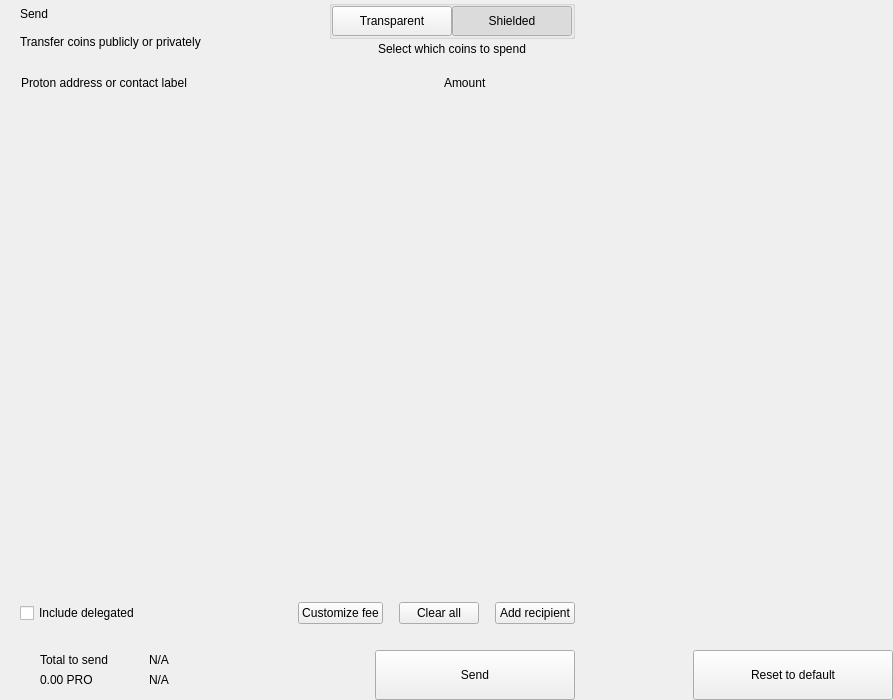
<?xml version="1.0" encoding="UTF-8"?>
<ui version="4.0">
 <class>send</class>
 <widget class="QWidget" name="send">
  <property name="geometry">
   <rect>
    <x>0</x>
    <y>0</y>
    <width>893</width>
    <height>700</height>
   </rect>
  </property>
  <property name="windowTitle">
   <string>Form</string>
  </property>
  <layout class="QHBoxLayout" name="horizontalLayout_2" stretch="2,1">
   <property name="spacing">
    <number>0</number>
   </property>
   <property name="leftMargin">
    <number>0</number>
   </property>
   <property name="topMargin">
    <number>0</number>
   </property>
   <property name="rightMargin">
    <number>0</number>
   </property>
   <property name="bottomMargin">
    <number>0</number>
   </property>
   <item>
    <widget class="QWidget" name="left" native="true">
     <layout class="QVBoxLayout" name="verticalLayout_3">
      <property name="spacing">
       <number>0</number>
      </property>
      <property name="leftMargin">
       <number>0</number>
      </property>
      <property name="topMargin">
       <number>0</number>
      </property>
      <property name="rightMargin">
       <number>0</number>
      </property>
      <property name="bottomMargin">
       <number>0</number>
      </property>
      <item>
       <layout class="QVBoxLayout" name="verticalLayout_22" stretch="0,0,0,1,0,0,0,0">
        <property name="spacing">
         <number>0</number>
        </property>
        <item>
         <layout class="QHBoxLayout" name="horizontalLayout_3">
          <property name="spacing">
           <number>0</number>
          </property>
          <property name="leftMargin">
           <number>20</number>
          </property>
          <property name="rightMargin">
           <number>20</number>
          </property>
          <item>
           <layout class="QVBoxLayout" name="verticalLayout">
            <property name="spacing">
             <number>0</number>
            </property>
            <item>
             <widget class="QLabel" name="labelTitle">
              <property name="text">
               <string>Send</string>
              </property>
              <property name="alignment">
               <set>Qt::AlignLeading|Qt::AlignLeft|Qt::AlignVCenter</set>
              </property>
             </widget>
            </item>
            <item>
             <widget class="QLabel" name="labelSubtitle1">
              <property name="text">
               <string>Transfer coins publicly or privately</string>
              </property>
             </widget>
            </item>
           </layout>
          </item>
          <item>
           <spacer name="horizontalSpacer">
            <property name="orientation">
             <enum>Qt::Horizontal</enum>
            </property>
            <property name="sizeHint" stdset="0">
             <size>
              <width>40</width>
              <height>20</height>
             </size>
            </property>
           </spacer>
          </item>
          <item>
           <layout class="QVBoxLayout" name="verticalLayout_6">
            <property name="spacing">
             <number>3</number>
            </property>
            <item alignment="Qt::AlignHCenter">
             <widget class="QGroupBox" name="groupBox">
              <property name="styleSheet">
               <string notr="true">#groupBox{
padding-top:2px;
}</string>
              </property>
              <property name="title">
               <string/>
              </property>
              <property name="alignment">
               <set>Qt::AlignCenter</set>
              </property>
              <layout class="QHBoxLayout" name="horizontalLayout_4">
               <property name="spacing">
                <number>0</number>
               </property>
               <property name="leftMargin">
                <number>0</number>
               </property>
               <property name="topMargin">
                <number>0</number>
               </property>
               <property name="rightMargin">
                <number>0</number>
               </property>
               <property name="bottomMargin">
                <number>0</number>
               </property>
               <item>
                <widget class="QPushButton" name="pushLeft">
                 <property name="minimumSize">
                  <size>
                   <width>120</width>
                   <height>30</height>
                  </size>
                 </property>
                 <property name="maximumSize">
                  <size>
                   <width>120</width>
                   <height>30</height>
                  </size>
                 </property>
                 <property name="focusPolicy">
                  <enum>Qt::NoFocus</enum>
                 </property>
                 <property name="text">
                  <string>Transparent</string>
                 </property>
                 <property name="checkable">
                  <bool>true</bool>
                 </property>
                 <property name="autoExclusive">
                  <bool>true</bool>
                 </property>
                </widget>
               </item>
               <item>
                <widget class="QPushButton" name="pushRight">
                 <property name="minimumSize">
                  <size>
                   <width>120</width>
                   <height>30</height>
                  </size>
                 </property>
                 <property name="maximumSize">
                  <size>
                   <width>120</width>
                   <height>30</height>
                  </size>
                 </property>
                 <property name="focusPolicy">
                  <enum>Qt::NoFocus</enum>
                 </property>
                 <property name="text">
                  <string>Shielded</string>
                 </property>
                 <property name="checkable">
                  <bool>true</bool>
                 </property>
                 <property name="checked">
                  <bool>true</bool>
                 </property>
                 <property name="autoExclusive">
                  <bool>true</bool>
                 </property>
                </widget>
               </item>
              </layout>
             </widget>
            </item>
            <item alignment="Qt::AlignHCenter|Qt::AlignTop">
             <widget class="QLabel" name="labelSubtitle2">
              <property name="styleSheet">
               <string notr="true"/>
              </property>
              <property name="text">
               <string>Select which coins to spend</string>
              </property>
              <property name="alignment">
               <set>Qt::AlignCenter</set>
              </property>
              <property name="indent">
               <number>0</number>
              </property>
             </widget>
            </item>
           </layout>
          </item>
         </layout>
        </item>
        <item>
         <spacer name="verticalSpacer_2">
          <property name="orientation">
           <enum>Qt::Vertical</enum>
          </property>
          <property name="sizeType">
           <enum>QSizePolicy::Fixed</enum>
          </property>
          <property name="sizeHint" stdset="0">
           <size>
            <width>20</width>
            <height>20</height>
           </size>
          </property>
         </spacer>
        </item>
        <item>
         <layout class="QHBoxLayout" name="horizontalLayout" stretch="6,0,2">
          <property name="spacing">
           <number>0</number>
          </property>
          <property name="leftMargin">
           <number>10</number>
          </property>
          <property name="topMargin">
           <number>0</number>
          </property>
          <property name="rightMargin">
           <number>20</number>
          </property>
          <property name="bottomMargin">
           <number>0</number>
          </property>
          <item>
           <widget class="QLabel" name="labelSubtitleAddress">
            <property name="styleSheet">
             <string notr="true">margin-left:8px;</string>
            </property>
            <property name="text">
             <string>Proton address or contact label</string>
            </property>
           </widget>
          </item>
          <item>
           <spacer name="horizontalSpacer_3">
            <property name="orientation">
             <enum>Qt::Horizontal</enum>
            </property>
            <property name="sizeType">
             <enum>QSizePolicy::Fixed</enum>
            </property>
            <property name="sizeHint" stdset="0">
             <size>
              <width>40</width>
              <height>1</height>
             </size>
            </property>
           </spacer>
          </item>
          <item>
           <widget class="QLabel" name="labelSubtitleAmount">
            <property name="text">
             <string>Amount</string>
            </property>
           </widget>
          </item>
         </layout>
        </item>
        <item>
         <widget class="QScrollArea" name="scrollArea">
          <property name="minimumSize">
           <size>
            <width>0</width>
            <height>350</height>
           </size>
          </property>
          <property name="styleSheet">
           <string notr="true">#scrollArea {
            background:transparent;
            margin-top:10px;
}</string>
          </property>
          <property name="horizontalScrollBarPolicy">
           <enum>Qt::ScrollBarAlwaysOff</enum>
          </property>
          <property name="sizeAdjustPolicy">
           <enum>QAbstractScrollArea::AdjustIgnored</enum>
          </property>
          <property name="widgetResizable">
           <bool>true</bool>
          </property>
          <property name="alignment">
           <set>Qt::AlignLeading|Qt::AlignLeft|Qt::AlignTop</set>
          </property>
          <widget class="QWidget" name="scrollAreaWidgetContents">
           <property name="geometry">
            <rect>
             <x>0</x>
             <y>0</y>
             <width>591</width>
             <height>16</height>
            </rect>
           </property>
           <property name="sizePolicy">
            <sizepolicy hsizetype="Preferred" vsizetype="Maximum">
             <horstretch>0</horstretch>
             <verstretch>0</verstretch>
            </sizepolicy>
           </property>
           <property name="autoFillBackground">
            <bool>false</bool>
           </property>
           <property name="styleSheet">
            <string notr="true">#scrollAreaWidgetContents {
             background:transparent;
             }</string>
           </property>
           <layout class="QVBoxLayout" name="verticalLayout_7">
            <property name="spacing">
             <number>0</number>
            </property>
            <property name="sizeConstraint">
             <enum>QLayout::SetDefaultConstraint</enum>
            </property>
            <property name="leftMargin">
             <number>0</number>
            </property>
            <property name="topMargin">
             <number>0</number>
            </property>
            <property name="rightMargin">
             <number>0</number>
            </property>
            <property name="bottomMargin">
             <number>0</number>
            </property>
           </layout>
          </widget>
         </widget>
        </item>
        <item>
         <spacer name="verticalSpacer_4">
          <property name="orientation">
           <enum>Qt::Vertical</enum>
          </property>
          <property name="sizeType">
           <enum>QSizePolicy::Fixed</enum>
          </property>
          <property name="sizeHint" stdset="0">
           <size>
            <width>20</width>
            <height>20</height>
           </size>
          </property>
         </spacer>
        </item>
        <item>
         <layout class="QHBoxLayout" name="horizontalLayout_20">
          <property name="spacing">
           <number>6</number>
          </property>
          <property name="leftMargin">
           <number>20</number>
          </property>
          <property name="rightMargin">
           <number>20</number>
          </property>
          <item>
           <widget class="QCheckBox" name="checkBoxDelegations">
            <property name="layoutDirection">
             <enum>Qt::LeftToRight</enum>
            </property>
            <property name="text">
             <string>Include delegated</string>
            </property>
           </widget>
          </item>
          <item>
           <spacer name="horizontalSpacer_4">
            <property name="orientation">
             <enum>Qt::Horizontal</enum>
            </property>
            <property name="sizeHint" stdset="0">
             <size>
              <width>10</width>
              <height>20</height>
             </size>
            </property>
           </spacer>
          </item>
          <item>
           <widget class="QPushButton" name="pushButtonFee">
            <property name="focusPolicy">
             <enum>Qt::NoFocus</enum>
            </property>
            <property name="text">
             <string>Customize fee</string>
            </property>
           </widget>
          </item>
          <item>
           <spacer name="horizontalSpacer_11">
            <property name="orientation">
             <enum>Qt::Horizontal</enum>
            </property>
            <property name="sizeType">
             <enum>QSizePolicy::Minimum</enum>
            </property>
            <property name="sizeHint" stdset="0">
             <size>
              <width>10</width>
              <height>20</height>
             </size>
            </property>
           </spacer>
          </item>
          <item>
           <widget class="QPushButton" name="pushButtonClear">
            <property name="focusPolicy">
             <enum>Qt::NoFocus</enum>
            </property>
            <property name="layoutDirection">
             <enum>Qt::RightToLeft</enum>
            </property>
            <property name="text">
             <string>Clear all</string>
            </property>
           </widget>
          </item>
          <item>
           <spacer name="horizontalSpacer_6">
            <property name="orientation">
             <enum>Qt::Horizontal</enum>
            </property>
            <property name="sizeType">
             <enum>QSizePolicy::Fixed</enum>
            </property>
            <property name="sizeHint" stdset="0">
             <size>
              <width>10</width>
              <height>20</height>
             </size>
            </property>
           </spacer>
          </item>
          <item>
           <widget class="QPushButton" name="pushButtonAddRecipient">
            <property name="focusPolicy">
             <enum>Qt::NoFocus</enum>
            </property>
            <property name="text">
             <string>Add recipient</string>
            </property>
           </widget>
          </item>
         </layout>
        </item>
        <item>
         <spacer name="verticalSpacer">
          <property name="orientation">
           <enum>Qt::Vertical</enum>
          </property>
          <property name="sizeType">
           <enum>QSizePolicy::Fixed</enum>
          </property>
          <property name="sizeHint" stdset="0">
           <size>
            <width>20</width>
            <height>16</height>
           </size>
          </property>
         </spacer>
        </item>
        <item>
         <layout class="QHBoxLayout" name="horizontalLayout_7">
          <property name="rightMargin">
           <number>20</number>
          </property>
          <item>
           <layout class="QHBoxLayout" name="horizontalLayout_10">
            <property name="spacing">
             <number>0</number>
            </property>
            <property name="leftMargin">
             <number>8</number>
            </property>
            <item>
             <widget class="QStackedWidget" name="stackedWidget">
              <property name="minimumSize">
               <size>
                <width>0</width>
                <height>60</height>
               </size>
              </property>
              <property name="maximumSize">
               <size>
                <width>16777215</width>
                <height>60</height>
               </size>
              </property>
              <widget class="QWidget" name="page1">
               <layout class="QVBoxLayout" name="verticalLayout_71" stretch="0">
                <property name="spacing">
                 <number>6</number>
                </property>
                <property name="leftMargin">
                 <number>12</number>
                </property>
                <property name="topMargin">
                 <number>0</number>
                </property>
                <property name="rightMargin">
                 <number>0</number>
                </property>
                <property name="bottomMargin">
                 <number>0</number>
                </property>
                <item>
                 <widget class="QWidget" name="coinWidget" native="true">
                  <property name="minimumSize">
                   <size>
                    <width>0</width>
                    <height>60</height>
                   </size>
                  </property>
                  <property name="maximumSize">
                   <size>
                    <width>16777215</width>
                    <height>60</height>
                   </size>
                  </property>
                  <layout class="QHBoxLayout" name="horizontalLayout_9">
                   <property name="spacing">
                    <number>0</number>
                   </property>
                   <property name="leftMargin">
                    <number>20</number>
                   </property>
                   <property name="topMargin">
                    <number>10</number>
                   </property>
                   <property name="rightMargin">
                    <number>20</number>
                   </property>
                   <property name="bottomMargin">
                    <number>10</number>
                   </property>
                   <item>
                    <layout class="QVBoxLayout" name="verticalSend">
                     <property name="spacing">
                      <number>0</number>
                     </property>
                     <item>
                      <widget class="QLabel" name="labelTitleTotalSend">
                       <property name="text">
                        <string>Total to send</string>
                       </property>
                      </widget>
                     </item>
                     <item>
                      <widget class="QLabel" name="labelAmountSend">
                       <property name="text">
                        <string notr="true">0.00 PRO</string>
                       </property>
                      </widget>
                     </item>
                    </layout>
                   </item>
                   <item>
                    <spacer name="horizontalSpacer_9">
                     <property name="orientation">
                      <enum>Qt::Horizontal</enum>
                     </property>
                     <property name="sizeType">
                      <enum>QSizePolicy::Fixed</enum>
                     </property>
                     <property name="sizeHint" stdset="0">
                      <size>
                       <width>20</width>
                       <height>20</height>
                      </size>
                     </property>
                    </spacer>
                   </item>
                   <item>
                    <widget class="QLabel" name="labelLine">
                     <property name="minimumSize">
                      <size>
                       <width>1</width>
                       <height>0</height>
                      </size>
                     </property>
                     <property name="maximumSize">
                      <size>
                       <width>1</width>
                       <height>16777215</height>
                      </size>
                     </property>
                     <property name="text">
                      <string/>
                     </property>
                    </widget>
                   </item>
                   <item>
                    <spacer name="horizontalSpacer_10">
                     <property name="orientation">
                      <enum>Qt::Horizontal</enum>
                     </property>
                     <property name="sizeType">
                      <enum>QSizePolicy::Fixed</enum>
                     </property>
                     <property name="sizeHint" stdset="0">
                      <size>
                       <width>20</width>
                       <height>20</height>
                      </size>
                     </property>
                    </spacer>
                   </item>
                   <item>
                    <layout class="QVBoxLayout" name="verticalRemaining">
                     <property name="spacing">
                      <number>0</number>
                     </property>
                     <item>
                      <widget class="QLabel" name="labelTitleTotalRemaining">
                       <property name="text">
                        <string notr="true">N/A</string>
                       </property>
                      </widget>
                     </item>
                     <item>
                      <widget class="QLabel" name="labelAmountRemaining">
                       <property name="text">
                        <string notr="true">N/A</string>
                       </property>
                      </widget>
                     </item>
                    </layout>
                   </item>
                  </layout>
                 </widget>
                </item>
               </layout>
              </widget>
              <widget class="QWidget" name="page_2"/>
             </widget>
            </item>
           </layout>
          </item>
          <item>
           <spacer name="horizontalSpacer_5">
            <property name="orientation">
             <enum>Qt::Horizontal</enum>
            </property>
            <property name="sizeType">
             <enum>QSizePolicy::Expanding</enum>
            </property>
            <property name="sizeHint" stdset="0">
             <size>
              <width>40</width>
              <height>20</height>
             </size>
            </property>
           </spacer>
          </item>
          <item alignment="Qt::AlignBottom">
           <widget class="QPushButton" name="pushButtonSave">
            <property name="minimumSize">
             <size>
              <width>200</width>
              <height>50</height>
             </size>
            </property>
            <property name="maximumSize">
             <size>
              <width>200</width>
              <height>50</height>
             </size>
            </property>
            <property name="focusPolicy">
             <enum>Qt::NoFocus</enum>
            </property>
            <property name="text">
             <string>Send</string>
            </property>
           </widget>
          </item>
         </layout>
        </item>
       </layout>
      </item>
     </layout>
    </widget>
   </item>
   <item>
    <widget class="QWidget" name="right" native="true">
     <layout class="QVBoxLayout" name="verticalLayout_5">
      <property name="leftMargin">
       <number>0</number>
      </property>
      <property name="topMargin">
       <number>0</number>
      </property>
      <property name="rightMargin">
       <number>0</number>
      </property>
      <property name="bottomMargin">
       <number>0</number>
      </property>
      <item>
       <layout class="QVBoxLayout" name="verticalLayout_4">
        <property name="spacing">
         <number>6</number>
        </property>
        <item>
         <widget class="OptionButton" name="btnCoinControl" native="true">
          <property name="minimumSize">
           <size>
            <width>0</width>
            <height>50</height>
           </size>
          </property>
         </widget>
        </item>
        <item>
         <widget class="OptionButton" name="btnChangeAddress" native="true">
          <property name="minimumSize">
           <size>
            <width>0</width>
            <height>50</height>
           </size>
          </property>
         </widget>
        </item>
        <item>
         <widget class="OptionButton" name="btnUri" native="true">
          <property name="minimumSize">
           <size>
            <width>0</width>
            <height>50</height>
           </size>
          </property>
         </widget>
        </item>
        <item>
         <widget class="OptionButton" name="btnShieldCoins" native="true">
          <property name="minimumSize">
           <size>
            <width>0</width>
            <height>50</height>
           </size>
          </property>
         </widget>
        </item>
        <item>
         <spacer name="verticalSpacer_5">
          <property name="orientation">
           <enum>Qt::Vertical</enum>
          </property>
          <property name="sizeHint" stdset="0">
           <size>
            <width>20</width>
            <height>40</height>
           </size>
          </property>
         </spacer>
        </item>
        <item>
         <layout class="QHBoxLayout" name="horizontalLayout_8">
          <item>
           <spacer name="horizontalSpacer_7">
            <property name="orientation">
             <enum>Qt::Horizontal</enum>
            </property>
            <property name="sizeHint" stdset="0">
             <size>
              <width>40</width>
              <height>20</height>
             </size>
            </property>
           </spacer>
          </item>
          <item>
           <widget class="QPushButton" name="pushButtonReset">
            <property name="minimumSize">
             <size>
              <width>200</width>
              <height>50</height>
             </size>
            </property>
            <property name="maximumSize">
             <size>
              <width>200</width>
              <height>50</height>
             </size>
            </property>
            <property name="focusPolicy">
             <enum>Qt::NoFocus</enum>
            </property>
            <property name="text">
             <string>Reset to default</string>
            </property>
           </widget>
          </item>
         </layout>
        </item>
       </layout>
      </item>
     </layout>
    </widget>
   </item>
  </layout>
 </widget>
 <customwidgets>
  <customwidget>
   <class>OptionButton</class>
   <extends>QWidget</extends>
   <header>qt/proton/optionbutton.h</header>
   <container>1</container>
  </customwidget>
 </customwidgets>
 <resources/>
 <connections/>
</ui>
